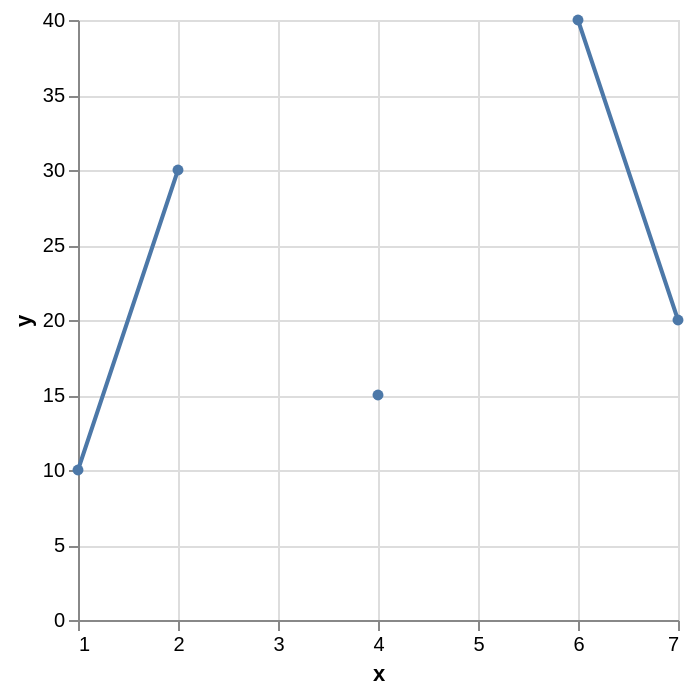

Express this chart as Vega-Lite.
### Vega-Lite specification from a JSON file in a GitHub repository (floating-point values rounded to 4 significant figures)
{"$schema": "https://vega.github.io/schema/vega-lite/v6.json", "data": {"values": [{"x": 1, "y": 10}, {"x": 2, "y": 30}, {"x": 3, "y": null}, {"x": 4, "y": 15}, {"x": 5, "y": null}, {"x": 6, "y": 40}, {"x": 7, "y": 20}]}, "mark": {"type": "line", "point": true}, "encoding": {"x": {"field": "x", "type": "quantitative"}, "y": {"field": "y", "type": "quantitative"}}}
